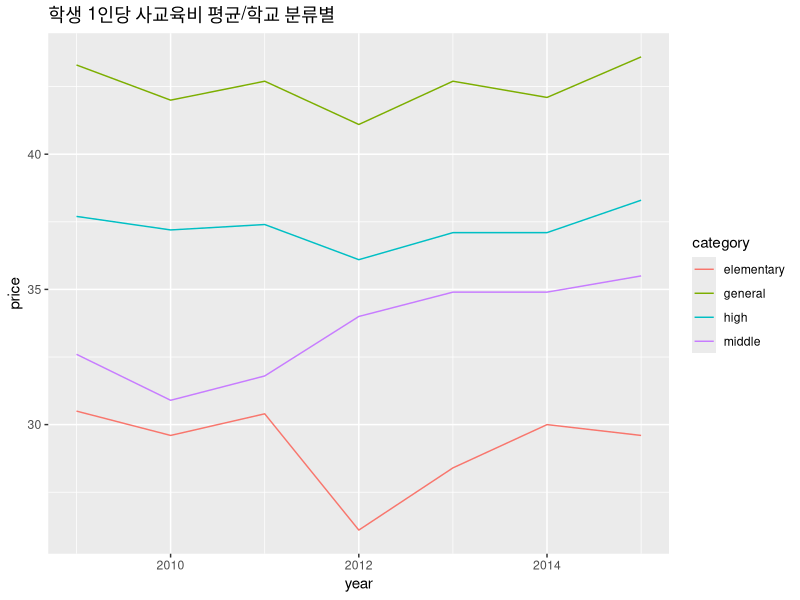

Write R code to recreate this figure.
##############################################
# 가로형 <-> 세로형 데이터 변환
##############################################
library(tidyverse)
library(ggplot2)

#가로형 데이터를 read
cross.table <- read.csv("education.csv", stringsAsFactors = F)

#데이터 구조 파악
str(cross.table)

#칼럼 이름은 영문으로
colnames(cross.table) <- c("year", "elementary", "middle", "high", "general")

#가로형에서 세로형 변환
long.table <- gather(cross.table, "category", "price", 2:5)

#세로형에서 가로형 변환
wide.table <- spread(long.table, "category", "price")

##################################################
# 배운거 실습 (가로형에서 세로형)
# 서울통계 : 실질임금 상승률/전년도 대비 증감률(%)
##################################################

practice.str <- read.csv("salary.csv", stringsAsFactors = F)



#시각화
ggplot(long.table, aes(x=year, y=price, group=category, colour =category)) +
  geom_line() +
  ggtitle("학생 1인당 사교육비 평균/학교 분류별")

#일러스트레이터에서 세부적인 디자인 작업
